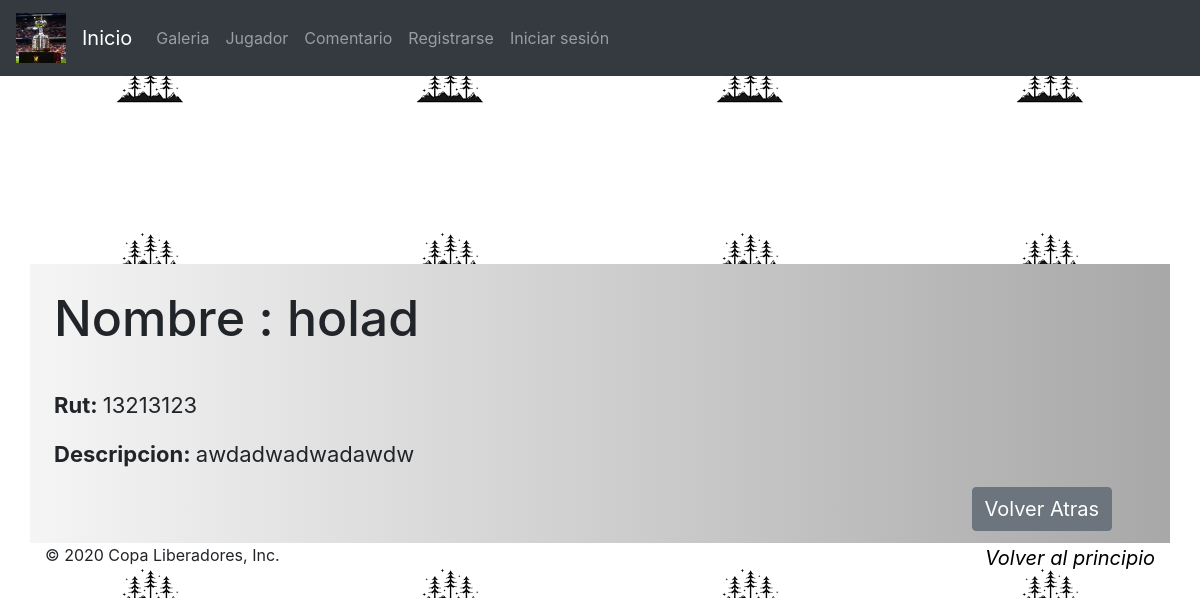
The page /copa/detalle1/13213123 on the database its author committed.
### copa/models.py (models this page shows, shortened)
class Comentario(models.Model):
    rut1 = models.CharField(max_length=8,primary_key=True, help_text='ingrese 8 Caracteres')
    nombre = models.CharField(max_length=100)
    descripcion = models.TextField(max_length=500)
    class Meta:
        ordering=['nombre']

### copa/views.py (the view)
# urls.py: path('detalle1/<int:pk>',views.ComentarioDetailView.as_view(), name='Comentario-detail'),
class ComentarioDetailView(generic.DetailView):
    model = Comentario

### copa/templates/copa/comentario_detail.html (shortened to what this page needs)
{% extends "base_generic.html" %}
{% block content %}
{% load static %}
  <link rel="stylesheet" href="{% static 'formu2.css'%}">
  <link rel="stylesheet" href="{% static 'css/bootstrap.min.css'%}">
  <link rel="stylesheet" href="https://stackpath.bootstrapcdn.com/bootstrap/4.3.1/css/bootstrap.min.css">
<br><br><br><br>
<body>
    <br><br><br><br>
    <br><br><br>
    <div class="container" style="font-size: 22px;background: -webkit-linear-gradient(to right, rgb(248, 248, 248), #9c8f8f);
    background: linear-gradient(to right, #f5f5f5, #a8a8a8);padding-top: 2%;padding-bottom: 1%;padding-left: 2%;display: block; margin: auto;">
    <h1 style="font-size: 50px;"> Nombre : {{ comentario.nombre}}</h1>
    <br>
    <p><strong>Rut: </strong> {{comentario.rut1}} </p>
    <p><strong>Descripcion: </strong> {{comentario.descripcion}}</p>
    <a href="{% url 'vistacomentario' %}"> <input style="font-size: 20px;"class="btn btn-secondary offset-md-10"type="button" value="Volver Atras"></a>
    </div>
</body>
{% endblock %}

### copa/static/formu2.css (style rules this page uses)
* { margin: 0; padding: 0; box-sizing: border-box; }
body { background: url('../static/i2s.png'); }

### rows shown on the page
Comentario: nombre "holad", rut1 "13213123", descripcion "awdadwadwadawdw"
